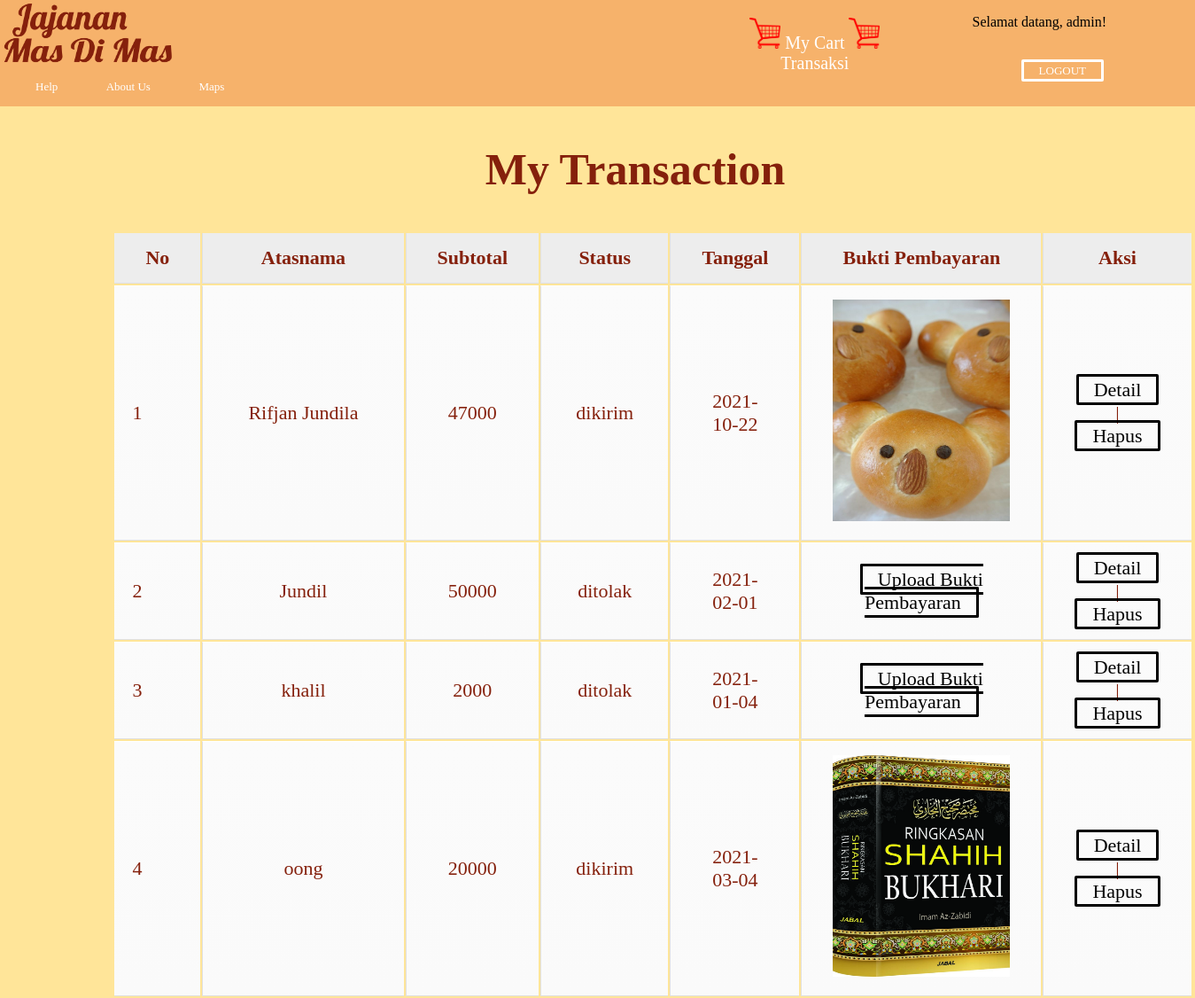
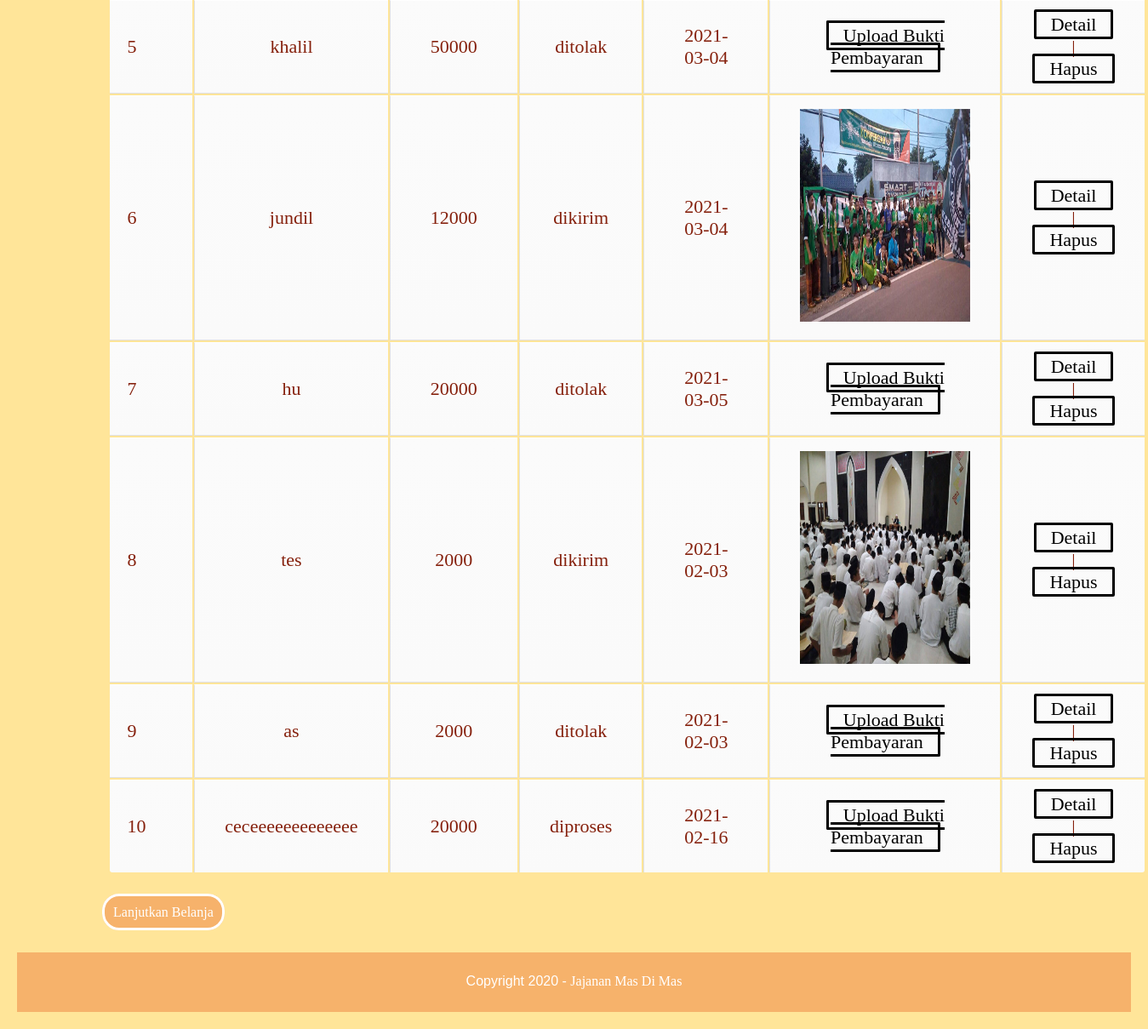
The page /list-transaksi.php (signed in) on the database its author committed (2 pictures, top to bottom).
### tables this page shows
CREATE TABLE `pembelian` (
  `id_pembelian` int(11) NOT NULL,
  `username` varchar(20) NOT NULL,
  `atasnama` varchar(100) NOT NULL,
  `tanggal` date NOT NULL,
  `pembayaran` varchar(200) NOT NULL,
  `total` int(11) NOT NULL,
  `status` enum('diproses','dikirim','selesai','ditolak') NOT NULL DEFAULT 'diproses',
  `bukti_pembayaran` varchar(100) DEFAULT NULL
);

### list-transaksi.php (the view, shortened to what this page needs)
<?php
$con = new mysqli("localhost","root","","masdimas");
$username = $_SESSION['username'];
$data = mysqli_query($con, "SELECT pembelian.id_pembelian, pembelian.atasnama, pembelian.tanggal, pembelian.total, pembelian.status, pembelian.bukti_pembayaran, detail_pembelian.ud_pembelian FROM `pembelian` JOIN detail_pembelian ON pembelian.id_pembelian = detail_pembelian.ud_pembelian WHERE pembelian.username = '$username' GROUP BY detail_pembelian.ud_pembelian ");
?>
<!DOCTYPE html>
<html>
<head>
	<link rel='stylesheet' href='css/cart.css'>
</head>
<body>
	<div class='header'>
		<a href="home.php" class="custom-logo-link" rel="home" aria-current="page"><img width="200" height="80px" src="gambar/logo.png" class="custom-logo"/></a>
		<div class="menu-header-1">
			<div class="a">
				<ul>
					<p>Selamat datang, <?php echo $_SESSION['username']; ?>!</p>
					<li><a href="logout.php">LOGOUT</a></li>
				</ul>
			</div>
			<div class="c">
				<a href="" class="custom-logo-link" rel="home" aria-current="page"><img width="35" height="35" src="gambar/keranjang.png" class="custom-logo">     My Cart     </a>
                <a href="list-transaksi.php" class="custom-logo-link" rel="home" aria-current="page"><img width="35" height="35" src="gambar/keranjang.png" class="custom-logo">     Transaksi     </a>
			</div>
		</div>
	</div>
	<div class="header-2">
		<div class="menu-header-2">
			<ul>
				<li><a href="help.php">Help</a></li>
				<li><a href="aboutus.php">About Us</a></li>
				<li><a href="map.php">Maps</a></li>
			</ul>
		</div>
	</div>
	<section class='gambar'>
		<div class='container'>
			<h2>My Transaction</h2>
		<?php
			if (isset($data)) {
				?>
                <table class='table'>
                    <thead>
                        <tr>
                            <th>No</th>
                            <th>Atasnama</th>
                            <th>Subtotal</th>
                            <th>Status</th>
                            <th>Tanggal</th>
                            <th>Bukti Pembayaran</th>
                            <th>Aksi</th>
                        </tr>
                    </thead>
                    <tbody>
                        <?php
                        $nomor=1;
                        while ($item = mysqli_fetch_array($data)){ ?>
                            <tr>
                                <td><?php echo $nomor; ?></td>
                                <td><?php echo $item['atasnama'];?></td>
                                <td><?php echo $item['total'];?></td>
                                <td>
                                    <?php if($item['status'] == 'diproses' && $item['bukti_pembayaran'] != null){
                                        echo $item['status'] . '(menunggu persetujuan admin)';
                                    }else{
                                        echo $item['status'];
                                    }?>
                                </td>
                                <td><?php echo $item['tanggal'];?></td>
                                <td>
                                    <?php if($item['status'] == 'dikirim' || $item['status'] == 'diproses' && $item['bukti_pembayaran'] != null){ ?>
                                        <img src="bukti_pembayaran/<?php echo $item['bukti_pembayaran'];?>" alt="<?php echo $item['bukti_pembayaran'];?>" width="200px" height="250px">
                                    <?php }else{ ?>
                                        <a href="uploadbukti.php?id=<?php echo $item['id_pembelian']?>" class='btn'>Upload Bukti Pembayaran</a>
                                    <?php } ?>
                                </td>
                                <td>
                                    <a href="detailtransaksi.php?id=<?php echo $item['id_pembelian']?>" class='btn'>Detail</a>
                                    |
                                    <a href="hapustransaksi.php?id=<?php echo $item['id_pembelian']?>" class='btn'>Hapus</a>
                                </td>
                            </tr>
                            <?php $nomor++;?>
                        <?php } ?>
                    </tbody>
                </table>
			<?php
			}else{
				?>
					<center>
						<p>Maaf tidak ada keranjang yang tersimpan</p>
					</center>
				<?php
			}
		?>
		</div>
	</section>
	<div class='btn'>
		<br>
		<br>
		<?php
			if (isset($ambil)) {
			 ?>
				<a href="home.php" class="btn">Lanjutkan Belanja</a>
				<a href="checkout.php">CHECKOUT</a>
			<?php
			}else{
				?>
				<a href="home.php" class="btn">Lanjutkan Belanja</a>
				<?php
			}
		?>
		<br>
		<br>
	</div>
	<div class='footer'>
		<p>Copyright 2020 - <a href=''>Jajanan Mas Di Mas</a></p>
	</div>
</body>
</html>

### css/cart.css (style rules this page uses)
body { background-color: #FFE599; margin: 0; font-family: sans-serif; }
.header { width: 100%; height: 60px; background-color: #F6B26B; }
.menu-header-1 { float: right; height: 60px; width: 40%; border-left: 0px solid; text-align: right; font-family: signika; }
.menu-header-1 .a { border-left: 0px solid; width: 44%; float: right; height: 60px; margin-right: 100px; }
.menu-header-1 .a ul a { font-size: 13px; font-family: Arial Black; font-style: bold; text-decoration: none; color: white; }
.menu-header-1 .a ul li { display: inline-block; position: relative; margin-top: 20px; margin-right: 3px; }
.menu-header-1 .a ul li a { color: white; text-decoration: none; border: 3px solid; border-radius: 2px; padding: 2px 17px 2px 17px; transition: 0.5s ease; }
.menu-header-1 .c { margin-top: 20px; width: 34%; float: right; height: 60px; text-align: center; }
.menu-header-1 .c a { text-decoration: none; color: white; font-size: 20px; font-family: signika; font-style: bold; }
.menu-header-2 { float: right; height: 60px; width: 40%; }
.header-2 { width: 100%; height: 60px; background-color: #F6B26B; }
.header-2 .menu-header-2 { margin-left: 4%; width: 100%; height: 43px; }
.menu-header-2 ul li { display: inline-block; position: relative; list-style-type: none; margin-right: 50px; margin-top: 12px; }
.menu-header-2 ul li a { font-size: 13px; font-family: Arial Black; font-style: bold; text-decoration: none; color: white; }
.gambar { width: 90%; display: grid; grid-template-columns: 1fr; margin:auto; }
.gambar h2 { margin-left: 20px; font-family: Brush Script MT; color: #85200c; font-size: 50px; text-align: center; position: relative; }
.table { margin-left: 60px; font-size: 22px; font-family: times; color: #85200c; position: relative; }
table th { padding: 15px 35px; border-left:1px solid #e0e0e0; border-bottom: 1px solid #e0e0e0; background: #ededed; }
table th:first-child { border-left:none; }
table tr { text-align: center; padding-left: 20px; }
table td:first-child { text-align: left; padding-left: 20px; border-left: 0; }
table td { padding: 15px 35px; border-top: 1px solid #ffffff; border-bottom: 1px solid #e0e0e0; border-left: 1px solid #e0e0e0; background: #fafafa; background: -webkit-gradient(linear, left top, left bottom, from(#fbfbfb), to(#fafafa)); background: -moz-linear-gradient(top, #fbfbfb, #fafafa); }
table tr:last-child td { border-bottom: 0; }
table tr:last-child td:first-child { -moz-border-radius-bottomleft: 3px; -webkit-border-bottom-left-radius: 3px; border-bottom-left-radius: 3px; }
table tr:last-child td:last-child { -moz-border-radius-bottomright: 3px; -webkit-border-bottom-right-radius: 3px; border-bottom-right-radius: 3px; }
.table tbody a { color: black; text-decoration: none; border: 3px solid; border-radius: 2px; padding: 2px 17px 2px 17px; transition: 0.5s ease; }
.footer { text-align: center; margin: 20px; color: white; background: #F6B26B; height: 70px; }
.footer p { padding-top:25px; }
.footer a { text-decoration: none; color: white; font-style: bold; font-family: signika; }
.btn a { margin-top: 100px; margin-left: 120px; border: 3px solid white; padding:10px; color: white; background: #F6B26B; text-decoration: none; border-radius: 20px; cursor: pointer; font-family: Arial Black; transition: 0.5s ease; }

### rows shown on the page
pembelian: atasnama "Rifjan Jundila", total "47000", status "dikirim", tanggal "2021-10-22", bukti_pembayaran (picture)
pembelian: atasnama "Jundil", total "50000", status "ditolak", tanggal "2021-02-01"
pembelian: atasnama "khalil", total "2000", status "ditolak", tanggal "2021-01-04"
pembelian: atasnama "oong", total "20000", status "dikirim", tanggal "2021-03-04", bukti_pembayaran (picture)
pembelian: atasnama "khalil", total "50000", status "ditolak", tanggal "2021-03-04"
pembelian: atasnama "jundil", total "12000", status "dikirim", tanggal "2021-03-04", bukti_pembayaran (picture)
pembelian: atasnama "hu", total "20000", status "ditolak", tanggal "2021-03-05"
pembelian: atasnama "tes", total "2000", status "dikirim", tanggal "2021-02-03", bukti_pembayaran (picture)
pembelian: atasnama "as", total "2000", status "ditolak", tanggal "2021-02-03"
pembelian: atasnama "ceceeeeeeeeeeeee", total "20000", status "diproses", tanggal "2021-02-16"

### other values the page prints
$_SESSION['username'] "admin"
